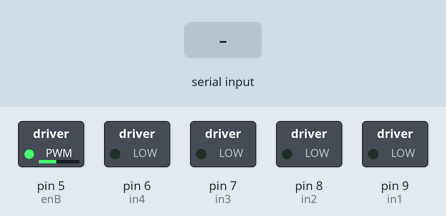
The sketch below on a simulated Arduino Uno, built with avr-gcc and run on an emulated ATmega328P. On the bench: switched loads named in the sketch (green lamp = pin HIGH). The inputs (shaded band) are chosen by the test bench.

Above: at 1.2 s.
1.3 s: "~" received over Serial
At 3.2 s:
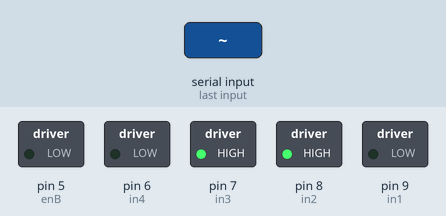
3.8 s: "@" received over Serial
At 5.1 s:
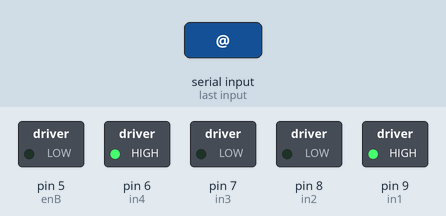
6.2 s: "$" received over Serial
At 8.1 s:
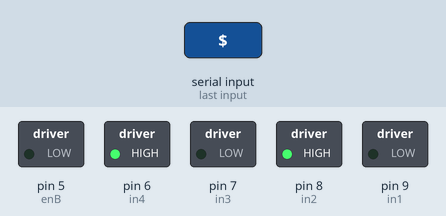
8.6 s: "X90\n" received over Serial
At 9.2 s:
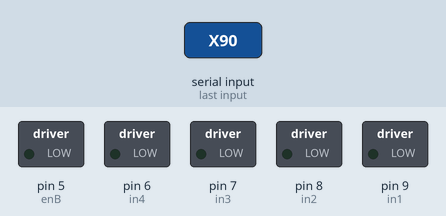
10.1 s: "Q90\n" received over Serial
At 10.4 s:
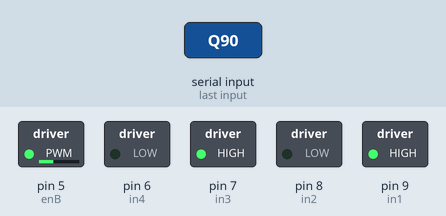
Timing chart, 0 to 12.6 s (numbered marks = the images above; inputs shaded):
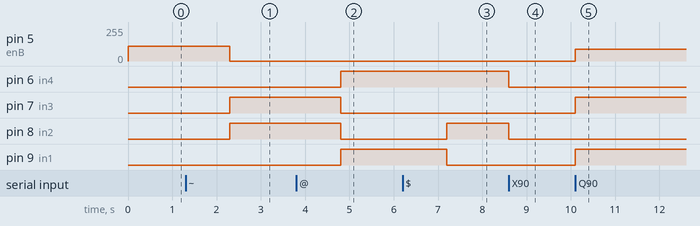

The sketch:

Inspectrobot.ino
```cpp
//#define enA 5  //Enable1 L298 Pin enA
#define in1 9  //Motor1  L298 Pin in1
#define in2 8  //Motor1  L298 Pin in1
#define in3 7  //Motor2  L298 Pin in1
#define in4 6  //Motor2  L298 Pin in1
#define enB 5  //Enable2 L298 Pin enB

int speedSet = 0;

void setup() {
  // put your setup code here, to run once:
  Serial.begin(115200);  // start serial communication at 9600bps

  //pinMode(enA, OUTPUT);  // declare as output for L298 Pin enA
  pinMode(in1, OUTPUT);  // declare as output for L298 Pin in1
  pinMode(in2, OUTPUT);  // declare as output for L298 Pin in2
  pinMode(in3, OUTPUT);  // declare as output for L298 Pin in3
  pinMode(in4, OUTPUT);  // declare as output for L298 Pin in4
  pinMode(enB, OUTPUT);  // declare as output for L298 Pin enB

  //analogWrite(enA, 110);  // Write The Duty Cycle 0 to 255 Enable Pin A for Motor1 Speed
  analogWrite(enB, 110);  // Write The Duty Cycle 0 to 255 Enable Pin B for Motor2 Speed
}

char Ins = '_';

void loop() {
  // put your main code here, to run repeatedly:
  if(Serial.available())
  {
    Ins = Serial.read();
    if(Ins == '~' || Ins == '@' || Ins == '^' || Ins == '$' || Ins == 'X')
    {
      speedSet = Serial.parseInt();
    }

    if(Ins == '~')
    {
      moveForward();
    }
    else if (Ins == '@')
    {
      moveBackward();
    }
    else if (Ins == 'Q')
    {
      turnLeft();
    }
    else if (Ins == '$')
    {
      turnRight();
    }
    else if (Ins == 'X')
    {
      moveStop();
    }

    else
    {
      Serial.read();
    }
  }
}

void moveStop() {
  //Serial.println("Stopping!");
  digitalWrite(in1, LOW);  //Left Motor backword Pin
  digitalWrite(in2, LOW);  //Left Motor forword Pin
  digitalWrite(in3, LOW);  //Right Motor forword Pin
  digitalWrite(in4, LOW);  //Right Motor backword Pin
}

void moveForward() {
  digitalWrite(in1, LOW);   //Left Motor backword Pin
  digitalWrite(in2, HIGH);  //Left Motor forword Pin
  digitalWrite(in3, HIGH);  //Right Motor forword Pin
  digitalWrite(in4, LOW);   //Right Motor backword Pin
  analogWrite(enB, speedSet);
}

void moveBackward() {
  digitalWrite(in1, HIGH);  //Left Motor backword Pin
  digitalWrite(in2, LOW);   //Left Motor forword Pin
  digitalWrite(in3, LOW);   //Right Motor forword Pin
  digitalWrite(in4, HIGH);  //Right Motor backword Pin

  analogWrite(enB, speedSet);
}

void turnRight() {
  digitalWrite(in1, LOW);   //Left Motor backword Pin
  digitalWrite(in2, HIGH);  //Left Motor forword Pin
  digitalWrite(in3, LOW);   //Right Motor forword Pin
  digitalWrite(in4, HIGH);  //Right Motor backword Pin
  analogWrite(enB, speedSet);
}

void turnLeft() {
  digitalWrite(in1, HIGH);  //Left Motor backword Pin
  digitalWrite(in2, LOW);   //Left Motor forword Pin
  digitalWrite(in3, HIGH);  //Right Motor forword Pin
  digitalWrite(in4, LOW);   //Right Motor backword Pin

  analogWrite(enB, speedSet);
}
```

Measured:
- after the input at 1.3 s, pin 5 (enB): 110/255 → 0/255 after 1.0 s; pin 7 (in3), pin 8 (in2): LOW → HIGH after 1.0 s
- after the input at 3.8 s, pin 6 (in4), pin 9 (in1): LOW → HIGH after 1.0 s; pin 7 (in3), pin 8 (in2): HIGH → LOW after 1.0 s
- after the input at 6.2 s, pin 8 (in2): LOW → HIGH after 1.0 s; pin 9 (in1): HIGH → LOW after 1.0 s
- after the input at 8.6 s, pin 6 (in4), pin 8 (in2): HIGH → LOW at once
- after the input at 10.1 s, pin 5 (enB): 0/255 → 90/255 at once; pin 7 (in3), pin 9 (in1): LOW → HIGH at once
